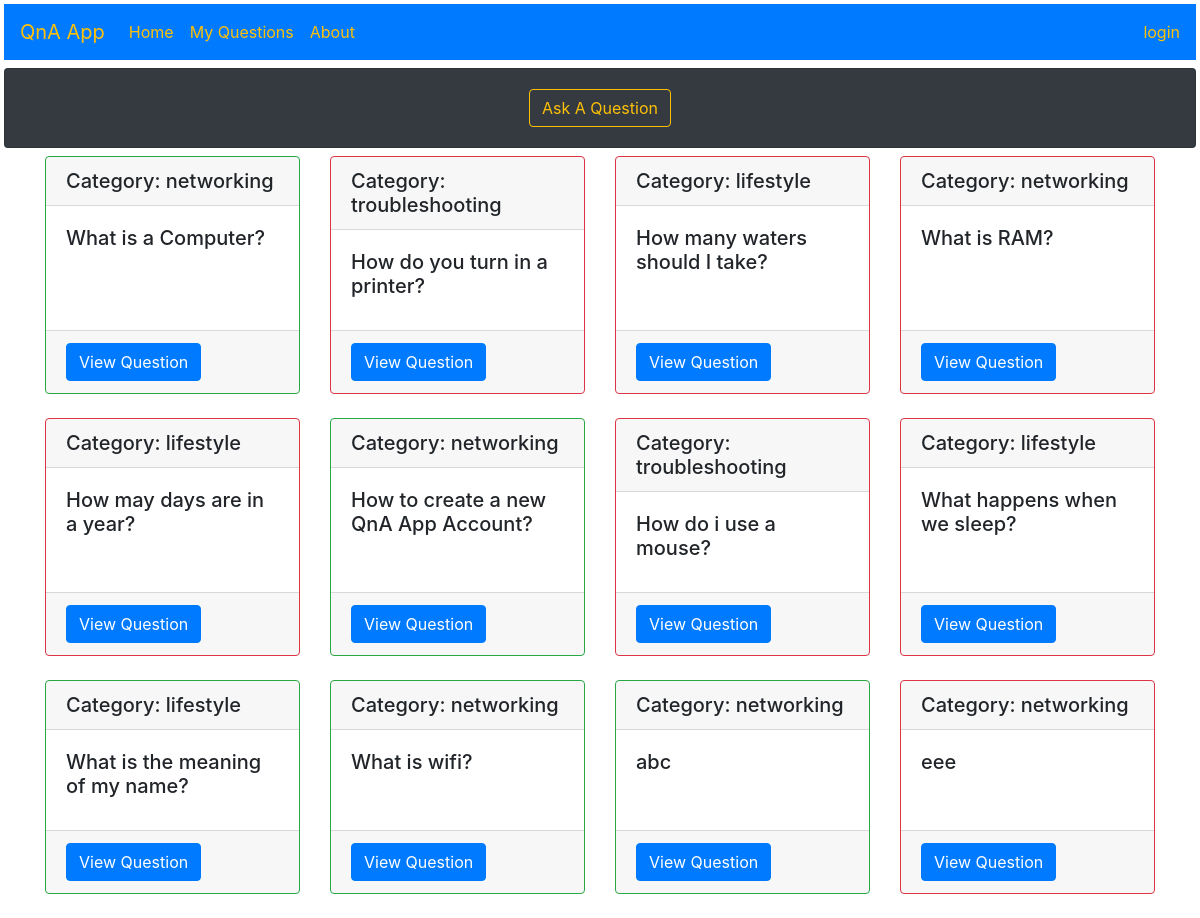
The page / on the database its author committed.
### models.py (models this page shows)
class Question(db.Model):
    id = db.Column(db.Integer, primary_key = True)
    question_text = db.Column(db.Text, nullable = False)
    category = db.Column(db.String(20), nullable = False)
    asked_by_id = db.Column(db.Integer, db.ForeignKey('user.id'))
    answers_to_question = db.relationship(
        'Answer',
        foreign_keys = 'Answer.for_question_id',
        backref='the_question',
        lazy=True
    )

### app.py (the view)
@app.route('/')
def index():
    questions_dict = Question.query.all()
    return render_template('index.html',
                           questions_dict=questions_dict
                           )

### templates/index.html
{% extends "base.html" %} {% block content %}
<div class="container">
  <div class="row row-cols-1 row-cols-md-4">
  {% for question in questions_dict %}
  {% if question.answers_to_question %}
  <div class="col mb-4">
    <div class="card h-100 border-success">
      <h5 class="card-header">Category: {{ question.category }}</h5>
      <div class="card-body">
        <h5 class="card-title">{{ question.question_text }}</h5>
      </div>
      <div class="card-footer">
        <a href="{{url_for('view',question_id = question.id)}}" class="btn btn-primary">View Question</a>
      </div>
    </div>
  </div>
  {% else %}
  <div class="col mb-4">
  <div class="card h-100 border-danger">
    <h5 class="card-header">Category: {{ question.category }}</h5>
    <div class="card-body">
      <h5 class="card-title">{{ question.question_text }}</h5>
     </div>
    <div class="card-footer">
      <a href="{{url_for('view',question_id = question.id)}}" class="btn btn-primary">View Question</a>
    </div>
  </div>
</div>
  {% endif %} {% endfor %}
</div>
</div>
{% endblock %}

### rows shown on the page
Question: category "networking", question_text "What is a Computer?"
Question: category "troubleshooting", question_text "How do you turn in a printer?"
Question: category "lifestyle", question_text "How many waters should I take?"
Question: category "networking", question_text "What is RAM?"
Question: category "lifestyle", question_text "How may days are in a year?"
Question: category "networking", question_text "How to create a new QnA App Account?"
Question: category "troubleshooting", question_text "How do i use a mouse?"
Question: category "lifestyle", question_text "What happens when we sleep?"
Question: category "lifestyle", question_text "What is the meaning of my name?"
Question: category "networking", question_text "What is wifi?"
Question: category "networking", question_text "abc"
Question: category "networking", question_text "eee"
